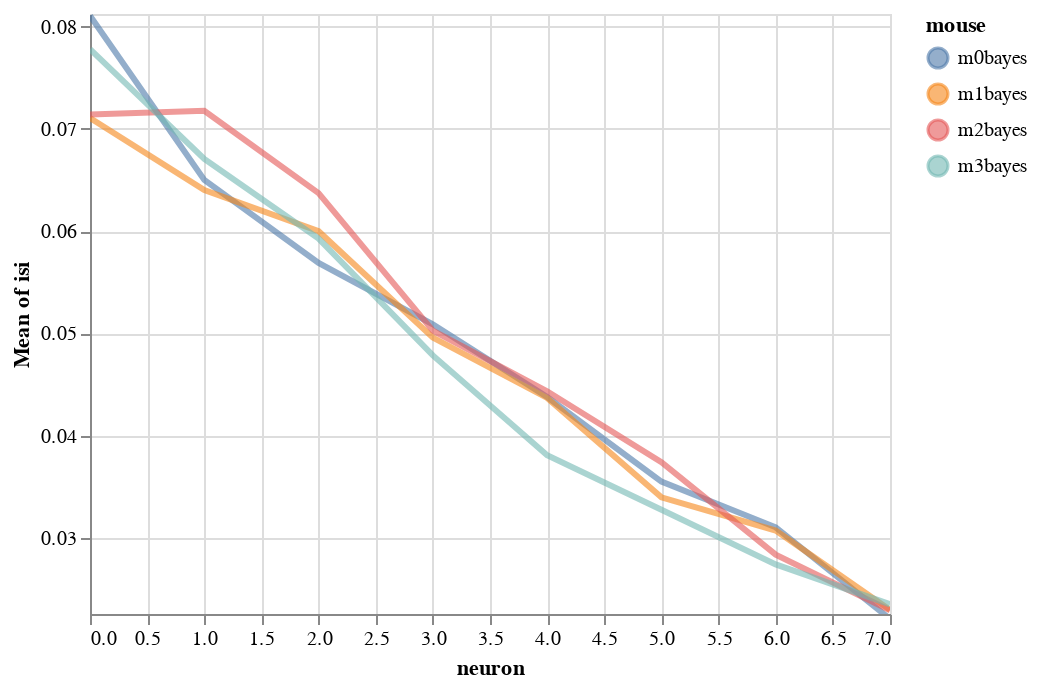

Notebook cell for this chart:
### Code cell
import altair as alt
y='isi'
color='mouse'
x='neuron'

base=alt.Chart(df).encode(
            x=x,
            color=f'{color}',
            y=alt.Y(f'mean({y})',
                    scale=alt.Scale(zero=False,
                                    domain=list(np.quantile(df[y], [.05, .95])))),
)
highlight = alt.selection(type='single', on='mouseover',
                          fields=[color], nearest=True)


lines=base.mark_line(clip=True, fill=None, opacity=.6, ).encode(
            size=alt.condition(~highlight, alt.value(1), alt.value(3))
        )
points = base.mark_circle().encode(
    opacity=alt.value(0),
    #axis=alt.Axis(labels=False, tickCount=0, title='')
).add_selection(
    highlight
)

lines+points

### Figure 1 — Vega-Lite specification as saved in the notebook (floating-point values rounded to 4 significant figures)
{"config": {"view": {"continuousWidth": 400, "continuousHeight": 300}}, "layer": [{"mark": {"type": "line", "clip": true, "fill": null, "opacity": 0.6}, "encoding": {"color": {"type": "nominal", "field": "mouse"}, "size": {"condition": {"value": 1, "selection": {"not": "selector001"}}, "value": 3}, "x": {"type": "quantitative", "field": "neuron"}, "y": {"type": "quantitative", "aggregate": "mean", "field": "isi", "scale": {"domain": [0.02253, 0.08125], "zero": false}}}}, {"mark": "circle", "encoding": {"color": {"type": "nominal", "field": "mouse"}, "opacity": {"value": 0}, "x": {"type": "quantitative", "field": "neuron"}, "y": {"type": "quantitative", "aggregate": "mean", "field": "isi", "scale": {"domain": [0.02253, 0.08125], "zero": false}}}, "selection": {"selector001": {"type": "single", "on": "mouseover", "fields": ["mouse"], "nearest": true}}}], "data": {"name": "data-fc0217c100a1621048d71b1c301834db"}, "$schema": "https://vega.github.io/schema/vega-lite/v4.8.1.json", "datasets": {"data-fc0217c100a1621048d71b1c301834db": [{"mouse_code": 0, "neuron_code": 0, "i_trial": 0, "neuron_x_mouse": "0m0bayes", "neuron": 0, "stim": 0, "mouse": "m0bayes", "log_firing_rate": 1.684, "Firing rate": 48.35, "firing_rate": 48.35, "i_spike": 37.5, "isi": 0.09316, "log_isi": -1.031}, {"mouse_code": 0, "neuron_code": 0, "i_trial": 0, "neuron_x_mouse": "0m0bayes", "neuron": 0, "stim": 1, "mouse": "m0bayes", "log_firing_rate": 1.538, "Firing rate": 34.52, "firing_rate": 34.52, "i_spike": 43.0, "isi": 0.0806, "log_isi": -1.094}, {"mouse_code": 0, "neuron_code": 0, "i_trial": 1, "neuron_x_mouse": "0m0bayes", "neuron": 0, "stim": 0, "mouse": "m0bayes", "log_firing_rate": 1.64, "Firing rate": 43.67, "firing_rate": 43.67, "i_spike": 45.5, "isi": 0.07546, "log_isi": -1.122}, {"mouse_code": 0, "neuron_code": 0, "i_trial": 1, "neuron_x_mouse": "0m0bayes", "neuron": 0, "stim": 1, "mouse": "m0bayes", "log_firing_rate": 1.881, "Firing rate": 76.03, "firing_rate": 76.03, "i_spike": 46.0, "isi": 0.07509, "log_isi": -1.124}, {"mouse_code": 0, "neuron_code": 4, "i_trial": 0, "neuron_x_mouse": "1m0bayes", "neuron": 1, "stim": 0, "mouse": "m0bayes", "log_firing_rate": 1.97, "Firing rate": 93.39, "firing_rate": 93.39, "i_spike": 59.0, "isi": 0.05946, "log_isi": -1.226}, {"mouse_code": 0, "neuron_code": 4, "i_trial": 0, "neuron_x_mouse": "1m0bayes", "neuron": 1, "stim": 1, "mouse": "m0bayes", "log_firing_rate": 1.805, "Firing rate": 63.89, "firing_rate": 63.89, "i_spike": 54.0, "isi": 0.06529, "log_isi": -1.185}, {"mouse_code": 0, "neuron_code": 4, "i_trial": 1, "neuron_x_mouse": "1m0bayes", "neuron": 1, "stim": 0, "mouse": "m0bayes", "log_firing_rate": 2.129, "Firing rate": 134.5, "firing_rate": 134.5, "i_spike": 48.5, "isi": 0.07226, "log_isi": -1.141}, {"mouse_code": 0, "neuron_code": 4, "i_trial": 1, "neuron_x_mouse": "1m0bayes", "neuron": 1, "stim": 1, "mouse": "m0bayes", "log_firing_rate": 1.922, "Firing rate": 83.47, "firing_rate": 83.47, "i_spike": 55.0, "isi": 0.06303, "log_isi": -1.2}, {"mouse_code": 0, "neuron_code": 8, "i_trial": 0, "neuron_x_mouse": "2m0bayes", "neuron": 2, "stim": 0, "mouse": "m0bayes", "log_firing_rate": 2.055, "Firing rate": 113.6, "firing_rate": 113.6, "i_spike": 47.0, "isi": 0.07133, "log_isi": -1.147}, {"mouse_code": 0, "neuron_code": 8, "i_trial": 0, "neuron_x_mouse": "2m0bayes", "neuron": 2, "stim": 1, "mouse": "m0bayes", "log_firing_rate": 2.042, "Firing rate": 110.1, "firing_rate": 110.1, "i_spike": 72.0, "isi": 0.04854, "log_isi": -1.314}, {"mouse_code": 0, "neuron_code": 8, "i_trial": 1, "neuron_x_mouse": "2m0bayes", "neuron": 2, "stim": 0, "mouse": "m0bayes", "log_firing_rate": 2.479, "Firing rate": 301.2, "firing_rate": 301.2, "i_spike": 62.5, "isi": 0.05448, "log_isi": -1.264}, {"mouse_code": 0, "neuron_code": 8, "i_trial": 1, "neuron_x_mouse": "2m0bayes", "neuron": 2, "stim": 1, "mouse": "m0bayes", "log_firing_rate": 2.15, "Firing rate": 141.2, "firing_rate": 141.2, "i_spike": 65.0, "isi": 0.05326, "log_isi": -1.274}, {"mouse_code": 0, "neuron_code": 12, "i_trial": 0, "neuron_x_mouse": "3m0bayes", "neuron": 3, "stim": 0, "mouse": "m0bayes", "log_firing_rate": 2.115, "Firing rate": 130.3, "firing_rate": 130.3, "i_spike": 65.5, "isi": 0.05326, "log_isi": -1.274}, {"mouse_code": 0, "neuron_code": 12, "i_trial": 0, "neuron_x_mouse": "3m0bayes", "neuron": 3, "stim": 1, "mouse": "m0bayes", "log_firing_rate": 2.087, "Firing rate": 122.2, "firing_rate": 122.2, "i_spike": 74.0, "isi": 0.04707, "log_isi": -1.327}, {"mouse_code": 0, "neuron_code": 12, "i_trial": 1, "neuron_x_mouse": "3m0bayes", "neuron": 3, "stim": 0, "mouse": "m0bayes", "log_firing_rate": 1.861, "Firing rate": 72.55, "firing_rate": 72.55, "i_spike": 63.5, "isi": 0.05518, "log_isi": -1.258}, {"mouse_code": 0, "neuron_code": 12, "i_trial": 1, "neuron_x_mouse": "3m0bayes", "neuron": 3, "stim": 1, "mouse": "m0bayes", "log_firing_rate": 1.936, "Firing rate": 86.25, "firing_rate": 86.25, "i_spike": 73.0, "isi": 0.04802, "log_isi": -1.319}, {"mouse_code": 0, "neuron_code": 16, "i_trial": 0, "neuron_x_mouse": "4m0bayes", "neuron": 4, "stim": 0, "mouse": "m0bayes", "log_firing_rate": 2.031, "Firing rate": 107.3, "firing_rate": 107.3, "i_spike": 74.5, "isi": 0.04618, "log_isi": -1.336}, {"mouse_code": 0, "neuron_code": 16, "i_trial": 0, "neuron_x_mouse": "4m0bayes", "neuron": 4, "stim": 1, "mouse": "m0bayes", "log_firing_rate": 2.037, "Firing rate": 108.8, "firing_rate": 108.8, "i_spike": 72.0, "isi": 0.04805, "log_isi": -1.318}, {"mouse_code": 0, "neuron_code": 16, "i_trial": 1, "neuron_x_mouse": "4m0bayes", "neuron": 4, "stim": 0, "mouse": "m0bayes", "log_firing_rate": 2.286, "Firing rate": 193.0, "firing_rate": 193.0, "i_spike": 89.0, "isi": 0.03885, "log_isi": -1.411}, {"mouse_code": 0, "neuron_code": 16, "i_trial": 1, "neuron_x_mouse": "4m0bayes", "neuron": 4, "stim": 1, "mouse": "m0bayes", "log_firing_rate": 2.037, "Firing rate": 108.9, "firing_rate": 108.9, "i_spike": 83.5, "isi": 0.04199, "log_isi": -1.377}, {"mouse_code": 0, "neuron_code": 20, "i_trial": 0, "neuron_x_mouse": "5m0bayes", "neuron": 5, "stim": 0, "mouse": "m0bayes", "log_firing_rate": 2.117, "Firing rate": 131.1, "firing_rate": 131.1, "i_spike": 88.0, "isi": 0.03984, "log_isi": -1.4}, {"mouse_code": 0, "neuron_code": 20, "i_trial": 0, "neuron_x_mouse": "5m0bayes", "neuron": 5, "stim": 1, "mouse": "m0bayes", "log_firing_rate": 2.129, "Firing rate": 134.7, "firing_rate": 134.7, "i_spike": 101.5, "isi": 0.03439, "log_isi": -1.464}, {"mouse_code": 0, "neuron_code": 20, "i_trial": 1, "neuron_x_mouse": "5m0bayes", "neuron": 5, "stim": 0, "mouse": "m0bayes", "log_firing_rate": 2.355, "Firing rate": 226.5, "firing_rate": 226.5, "i_spike": 113.5, "isi": 0.03054, "log_isi": -1.515}, {"mouse_code": 0, "neuron_code": 20, "i_trial": 1, "neuron_x_mouse": "5m0bayes", "neuron": 5, "stim": 1, "mouse": "m0bayes", "log_firing_rate": 2.794, "Firing rate": 622.8, "firing_rate": 622.8, "i_spike": 94.0, "isi": 0.0372, "log_isi": -1.43}, {"mouse_code": 0, "neuron_code": 24, "i_trial": 0, "neuron_x_mouse": "6m0bayes", "neuron": 6, "stim": 0, "mouse": "m0bayes", "log_firing_rate": 2.013, "Firing rate": 103.1, "firing_rate": 103.1, "i_spike": 105.5, "isi": 0.03326, "log_isi": -1.478}, {"mouse_code": 0, "neuron_code": 24, "i_trial": 0, "neuron_x_mouse": "6m0bayes", "neuron": 6, "stim": 1, "mouse": "m0bayes", "log_firing_rate": 2.946, "Firing rate": 882.2, "firing_rate": 882.2, "i_spike": 119.5, "isi": 0.02917, "log_isi": -1.535}, {"mouse_code": 0, "neuron_code": 24, "i_trial": 1, "neuron_x_mouse": "6m0bayes", "neuron": 6, "stim": 0, "mouse": "m0bayes", "log_firing_rate": 2.692, "Firing rate": 492.0, "firing_rate": 492.0, "i_spike": 114.0, "isi": 0.03045, "log_isi": -1.516}, {"mouse_code": 0, "neuron_code": 24, "i_trial": 1, "neuron_x_mouse": "6m0bayes", "neuron": 6, "stim": 1, "mouse": "m0bayes", "log_firing_rate": 2.625, "Firing rate": 421.2, "firing_rate": 421.2, "i_spike": 112.0, "isi": 0.03119, "log_isi": -1.506}, {"mouse_code": 0, "neuron_code": 28, "i_trial": 0, "neuron_x_mouse": "7m0bayes", "neuron": 7, "stim": 0, "mouse": "m0bayes", "log_firing_rate": 2.86, "Firing rate": 724.6, "firing_rate": 724.6, "i_spike": 152.0, "isi": 0.02301, "log_isi": -1.638}, {"mouse_code": 0, "neuron_code": 28, "i_trial": 0, "neuron_x_mouse": "7m0bayes", "neuron": 7, "stim": 1, "mouse": "m0bayes", "log_firing_rate": 2.449, "Firing rate": 280.9, "firing_rate": 280.9, "i_spike": 163.5, "isi": 0.02134, "log_isi": -1.671}, {"mouse_code": 0, "neuron_code": 28, "i_trial": 1, "neuron_x_mouse": "7m0bayes", "neuron": 7, "stim": 0, "mouse": "m0bayes", "log_firing_rate": 2.439, "Firing rate": 275.1, "firing_rate": 275.1, "i_spike": 156.0, "isi": 0.02242, "log_isi": -1.649}, {"mouse_code": 0, "neuron_code": 28, "i_trial": 1, "neuron_x_mouse": "7m0bayes", "neuron": 7, "stim": 1, "mouse": "m0bayes", "log_firing_rate": 2.238, "Firing rate": 172.8, "firing_rate": 172.8, "i_spike": 162.0, "isi": 0.02142, "log_isi": -1.669}, {"mouse_code": 1, "neuron_code": 1, "i_trial": 0, "neuron_x_mouse": "0m1bayes", "neuron": 0, "stim": 0, "mouse": "m1bayes", "log_firing_rate": 1.81, "Firing rate": 64.63, "firing_rate": 64.63, "i_spike": 47.5, "isi": 0.07403, "log_isi": -1.131}, {"mouse_code": 1, "neuron_code": 1, "i_trial": 0, "neuron_x_mouse": "0m1bayes", "neuron": 0, "stim": 1, "mouse": "m1bayes", "log_firing_rate": 1.971, "Firing rate": 93.55, "firing_rate": 93.55, "i_spike": 47.5, "isi": 0.07048, "log_isi": -1.152}, {"mouse_code": 1, "neuron_code": 1, "i_trial": 1, "neuron_x_mouse": "0m1bayes", "neuron": 0, "stim": 0, "mouse": "m1bayes", "log_firing_rate": 1.832, "Firing rate": 67.87, "firing_rate": 67.87, "i_spike": 45.0, "isi": 0.0777, "log_isi": -1.11}, {"mouse_code": 1, "neuron_code": 1, "i_trial": 1, "neuron_x_mouse": "0m1bayes", "neuron": 0, "stim": 1, "mouse": "m1bayes", "log_firing_rate": 1.909, "Firing rate": 81.04, "firing_rate": 81.04, "i_spike": 56.5, "isi": 0.0621, "log_isi": -1.207}, {"mouse_code": 1, "neuron_code": 5, "i_trial": 0, "neuron_x_mouse": "1m1bayes", "neuron": 1, "stim": 0, "mouse": "m1bayes", "log_firing_rate": 1.685, "Firing rate": 48.44, "firing_rate": 48.44, "i_spike": 52.5, "isi": 0.06634, "log_isi": -1.178}, {"mouse_code": 1, "neuron_code": 5, "i_trial": 0, "neuron_x_mouse": "1m1bayes", "neuron": 1, "stim": 1, "mouse": "m1bayes", "log_firing_rate": 2.449, "Firing rate": 281.1, "firing_rate": 281.1, "i_spike": 56.5, "isi": 0.06152, "log_isi": -1.211}, {"mouse_code": 1, "neuron_code": 5, "i_trial": 1, "neuron_x_mouse": "1m1bayes", "neuron": 1, "stim": 0, "mouse": "m1bayes", "log_firing_rate": 1.699, "Firing rate": 50.05, "firing_rate": 50.05, "i_spike": 49.0, "isi": 0.07009, "log_isi": -1.154}, {"mouse_code": 1, "neuron_code": 5, "i_trial": 1, "neuron_x_mouse": "1m1bayes", "neuron": 1, "stim": 1, "mouse": "m1bayes", "log_firing_rate": 2.416, "Firing rate": 260.9, "firing_rate": 260.9, "i_spike": 60.5, "isi": 0.05816, "log_isi": -1.235}, {"mouse_code": 1, "neuron_code": 9, "i_trial": 0, "neuron_x_mouse": "2m1bayes", "neuron": 2, "stim": 0, "mouse": "m1bayes", "log_firing_rate": 1.881, "Firing rate": 76.1, "firing_rate": 76.1, "i_spike": 55.5, "isi": 0.06279, "log_isi": -1.202}, {"mouse_code": 1, "neuron_code": 9, "i_trial": 0, "neuron_x_mouse": "2m1bayes", "neuron": 2, "stim": 1, "mouse": "m1bayes", "log_firing_rate": 1.91, "Firing rate": 81.23, "firing_rate": 81.23, "i_spike": 67.5, "isi": 0.04993, "log_isi": -1.302}, {"mouse_code": 1, "neuron_code": 9, "i_trial": 1, "neuron_x_mouse": "2m1bayes", "neuron": 2, "stim": 0, "mouse": "m1bayes", "log_firing_rate": 2.226, "Firing rate": 168.3, "firing_rate": 168.3, "i_spike": 54.5, "isi": 0.06467, "log_isi": -1.189}, {"mouse_code": 1, "neuron_code": 9, "i_trial": 1, "neuron_x_mouse": "2m1bayes", "neuron": 2, "stim": 1, "mouse": "m1bayes", "log_firing_rate": 2.044, "Firing rate": 110.7, "firing_rate": 110.7, "i_spike": 56.0, "isi": 0.06261, "log_isi": -1.203}, {"mouse_code": 1, "neuron_code": 13, "i_trial": 0, "neuron_x_mouse": "3m1bayes", "neuron": 3, "stim": 0, "mouse": "m1bayes", "log_firing_rate": 1.827, "Firing rate": 67.14, "firing_rate": 67.14, "i_spike": 65.5, "isi": 0.05369, "log_isi": -1.27}, {"mouse_code": 1, "neuron_code": 13, "i_trial": 0, "neuron_x_mouse": "3m1bayes", "neuron": 3, "stim": 1, "mouse": "m1bayes", "log_firing_rate": 1.985, "Firing rate": 96.53, "firing_rate": 96.53, "i_spike": 77.5, "isi": 0.04532, "log_isi": -1.344}, {"mouse_code": 1, "neuron_code": 13, "i_trial": 1, "neuron_x_mouse": "3m1bayes", "neuron": 3, "stim": 0, "mouse": "m1bayes", "log_firing_rate": 3.036, "Firing rate": 1087.0, "firing_rate": 1087.0, "i_spike": 75.0, "isi": 0.04556, "log_isi": -1.341}, {"mouse_code": 1, "neuron_code": 13, "i_trial": 1, "neuron_x_mouse": "3m1bayes", "neuron": 3, "stim": 1, "mouse": "m1bayes", "log_firing_rate": 2.011, "Firing rate": 102.6, "firing_rate": 102.6, "i_spike": 64.5, "isi": 0.05377, "log_isi": -1.269}, {"mouse_code": 1, "neuron_code": 17, "i_trial": 0, "neuron_x_mouse": "4m1bayes", "neuron": 4, "stim": 0, "mouse": "m1bayes", "log_firing_rate": 1.899, "Firing rate": 79.32, "firing_rate": 79.32, "i_spike": 84.5, "isi": 0.04146, "log_isi": -1.382}, {"mouse_code": 1, "neuron_code": 17, "i_trial": 0, "neuron_x_mouse": "4m1bayes", "neuron": 4, "stim": 1, "mouse": "m1bayes", "log_firing_rate": 1.987, "Firing rate": 96.99, "firing_rate": 96.99, "i_spike": 94.0, "isi": 0.03732, "log_isi": -1.428}, {"mouse_code": 1, "neuron_code": 17, "i_trial": 1, "neuron_x_mouse": "4m1bayes", "neuron": 4, "stim": 0, "mouse": "m1bayes", "log_firing_rate": 2.07, "Firing rate": 117.5, "firing_rate": 117.5, "i_spike": 66.5, "isi": 0.05218, "log_isi": -1.282}, {"mouse_code": 1, "neuron_code": 17, "i_trial": 1, "neuron_x_mouse": "4m1bayes", "neuron": 4, "stim": 1, "mouse": "m1bayes", "log_firing_rate": 1.947, "Firing rate": 88.46, "firing_rate": 88.46, "i_spike": 79.5, "isi": 0.04376, "log_isi": -1.359}, {"mouse_code": 1, "neuron_code": 21, "i_trial": 0, "neuron_x_mouse": "5m1bayes", "neuron": 5, "stim": 0, "mouse": "m1bayes", "log_firing_rate": 2.184, "Firing rate": 152.8, "firing_rate": 152.8, "i_spike": 117.0, "isi": 0.02969, "log_isi": -1.527}, {"mouse_code": 1, "neuron_code": 21, "i_trial": 0, "neuron_x_mouse": "5m1bayes", "neuron": 5, "stim": 1, "mouse": "m1bayes", "log_firing_rate": 2.299, "Firing rate": 198.9, "firing_rate": 198.9, "i_spike": 93.5, "isi": 0.03739, "log_isi": -1.427}, {"mouse_code": 1, "neuron_code": 21, "i_trial": 1, "neuron_x_mouse": "5m1bayes", "neuron": 5, "stim": 0, "mouse": "m1bayes", "log_firing_rate": 2.784, "Firing rate": 608.7, "firing_rate": 608.7, "i_spike": 114.5, "isi": 0.03037, "log_isi": -1.518}, {"mouse_code": 1, "neuron_code": 21, "i_trial": 1, "neuron_x_mouse": "5m1bayes", "neuron": 5, "stim": 1, "mouse": "m1bayes", "log_firing_rate": 2.09, "Firing rate": 122.9, "firing_rate": 122.9, "i_spike": 91.5, "isi": 0.03834, "log_isi": -1.416}, {"mouse_code": 1, "neuron_code": 25, "i_trial": 0, "neuron_x_mouse": "6m1bayes", "neuron": 6, "stim": 0, "mouse": "m1bayes", "log_firing_rate": 2.237, "Firing rate": 172.6, "firing_rate": 172.6, "i_spike": 135.5, "isi": 0.0257, "log_isi": -1.59}, {"mouse_code": 1, "neuron_code": 25, "i_trial": 0, "neuron_x_mouse": "6m1bayes", "neuron": 6, "stim": 1, "mouse": "m1bayes", "log_firing_rate": 2.49, "Firing rate": 308.9, "firing_rate": 308.9, "i_spike": 118.5, "isi": 0.02956, "log_isi": -1.529}, {"mouse_code": 1, "neuron_code": 25, "i_trial": 1, "neuron_x_mouse": "6m1bayes", "neuron": 6, "stim": 0, "mouse": "m1bayes", "log_firing_rate": 2.347, "Firing rate": 222.2, "firing_rate": 222.2, "i_spike": 106.5, "isi": 0.03294, "log_isi": -1.482}, {"mouse_code": 1, "neuron_code": 25, "i_trial": 1, "neuron_x_mouse": "6m1bayes", "neuron": 6, "stim": 1, "mouse": "m1bayes", "log_firing_rate": 2.628, "Firing rate": 424.9, "firing_rate": 424.9, "i_spike": 100.5, "isi": 0.03461, "log_isi": -1.461}, {"mouse_code": 1, "neuron_code": 29, "i_trial": 0, "neuron_x_mouse": "7m1bayes", "neuron": 7, "stim": 0, "mouse": "m1bayes", "log_firing_rate": 2.301, "Firing rate": 200.0, "firing_rate": 200.0, "i_spike": 151.0, "isi": 0.02321, "log_isi": -1.634}, {"mouse_code": 1, "neuron_code": 29, "i_trial": 0, "neuron_x_mouse": "7m1bayes", "neuron": 7, "stim": 1, "mouse": "m1bayes", "log_firing_rate": 2.349, "Firing rate": 223.4, "firing_rate": 223.4, "i_spike": 161.5, "isi": 0.02168, "log_isi": -1.664}, {"mouse_code": 1, "neuron_code": 29, "i_trial": 1, "neuron_x_mouse": "7m1bayes", "neuron": 7, "stim": 0, "mouse": "m1bayes", "log_firing_rate": 2.613, "Firing rate": 410.3, "firing_rate": 410.3, "i_spike": 142.5, "isi": 0.02439, "log_isi": -1.613}, {"mouse_code": 1, "neuron_code": 29, "i_trial": 1, "neuron_x_mouse": "7m1bayes", "neuron": 7, "stim": 1, "mouse": "m1bayes", "log_firing_rate": 2.603, "Firing rate": 400.9, "firing_rate": 400.9, "i_spike": 155.5, "isi": 0.0225, "log_isi": -1.648}, {"mouse_code": 2, "neuron_code": 2, "i_trial": 0, "neuron_x_mouse": "0m2bayes", "neuron": 0, "stim": 0, "mouse": "m2bayes", "log_firing_rate": 1.885, "Firing rate": 76.79, "firing_rate": 76.79, "i_spike": 53.5, "isi": 0.06496, "log_isi": -1.187}, {"mouse_code": 2, "neuron_code": 2, "i_trial": 0, "neuron_x_mouse": "0m2bayes", "neuron": 0, "stim": 1, "mouse": "m2bayes", "log_firing_rate": 1.682, "Firing rate": 48.03, "firing_rate": 48.03, "i_spike": 52.0, "isi": 0.06426, "log_isi": -1.192}, {"mouse_code": 2, "neuron_code": 2, "i_trial": 1, "neuron_x_mouse": "0m2bayes", "neuron": 0, "stim": 0, "mouse": "m2bayes", "log_firing_rate": 1.603, "Firing rate": 40.11, "firing_rate": 40.11, "i_spike": 47.0, "isi": 0.07369, "log_isi": -1.133}, {"mouse_code": 2, "neuron_code": 2, "i_trial": 1, "neuron_x_mouse": "0m2bayes", "neuron": 0, "stim": 1, "mouse": "m2bayes", "log_firing_rate": 1.997, "Firing rate": 99.35, "firing_rate": 99.35, "i_spike": 41.5, "isi": 0.08282, "log_isi": -1.082}, {"mouse_code": 2, "neuron_code": 6, "i_trial": 0, "neuron_x_mouse": "1m2bayes", "neuron": 1, "stim": 0, "mouse": "m2bayes", "log_firing_rate": 1.875, "Firing rate": 74.99, "firing_rate": 74.99, "i_spike": 55.5, "isi": 0.06317, "log_isi": -1.199}, {"mouse_code": 2, "neuron_code": 6, "i_trial": 0, "neuron_x_mouse": "1m2bayes", "neuron": 1, "stim": 1, "mouse": "m2bayes", "log_firing_rate": 1.716, "Firing rate": 52.03, "firing_rate": 52.03, "i_spike": 43.0, "isi": 0.08161, "log_isi": -1.088}, {"mouse_code": 2, "neuron_code": 6, "i_trial": 1, "neuron_x_mouse": "1m2bayes", "neuron": 1, "stim": 0, "mouse": "m2bayes", "log_firing_rate": 2.163, "Firing rate": 145.7, "firing_rate": 145.7, "i_spike": 48.5, "isi": 0.07178, "log_isi": -1.144}, {"mouse_code": 2, "neuron_code": 6, "i_trial": 1, "neuron_x_mouse": "1m2bayes", "neuron": 1, "stim": 1, "mouse": "m2bayes", "log_firing_rate": 1.844, "Firing rate": 69.81, "firing_rate": 69.81, "i_spike": 47.0, "isi": 0.07056, "log_isi": -1.151}, {"mouse_code": 2, "neuron_code": 10, "i_trial": 0, "neuron_x_mouse": "2m2bayes", "neuron": 2, "stim": 0, "mouse": "m2bayes", "log_firing_rate": 1.631, "Firing rate": 42.71, "firing_rate": 42.71, "i_spike": 48.5, "isi": 0.07245, "log_isi": -1.14}, {"mouse_code": 2, "neuron_code": 10, "i_trial": 0, "neuron_x_mouse": "2m2bayes", "neuron": 2, "stim": 1, "mouse": "m2bayes", "log_firing_rate": 2.6, "Firing rate": 398.2, "firing_rate": 398.2, "i_spike": 64.5, "isi": 0.05274, "log_isi": -1.278}, {"mouse_code": 2, "neuron_code": 10, "i_trial": 1, "neuron_x_mouse": "2m2bayes", "neuron": 2, "stim": 0, "mouse": "m2bayes", "log_firing_rate": 1.825, "Firing rate": 66.82, "firing_rate": 66.82, "i_spike": 51.0, "isi": 0.06777, "log_isi": -1.169}, {"mouse_code": 2, "neuron_code": 10, "i_trial": 1, "neuron_x_mouse": "2m2bayes", "neuron": 2, "stim": 1, "mouse": "m2bayes", "log_firing_rate": 1.737, "Firing rate": 54.54, "firing_rate": 54.54, "i_spike": 56.0, "isi": 0.06192, "log_isi": -1.208}, {"mouse_code": 2, "neuron_code": 14, "i_trial": 0, "neuron_x_mouse": "3m2bayes", "neuron": 3, "stim": 0, "mouse": "m2bayes", "log_firing_rate": 2.176, "Firing rate": 150.0, "firing_rate": 150.0, "i_spike": 71.0, "isi": 0.04941, "log_isi": -1.306}, {"mouse_code": 2, "neuron_code": 14, "i_trial": 0, "neuron_x_mouse": "3m2bayes", "neuron": 3, "stim": 1, "mouse": "m2bayes", "log_firing_rate": 2.298, "Firing rate": 198.5, "firing_rate": 198.5, "i_spike": 75.5, "isi": 0.04619, "log_isi": -1.335}, {"mouse_code": 2, "neuron_code": 14, "i_trial": 1, "neuron_x_mouse": "3m2bayes", "neuron": 3, "stim": 0, "mouse": "m2bayes", "log_firing_rate": 1.868, "Firing rate": 73.75, "firing_rate": 73.75, "i_spike": 64.5, "isi": 0.05381, "log_isi": -1.269}, {"mouse_code": 2, "neuron_code": 14, "i_trial": 1, "neuron_x_mouse": "3m2bayes", "neuron": 3, "stim": 1, "mouse": "m2bayes", "log_firing_rate": 2.028, "Firing rate": 106.7, "firing_rate": 106.7, "i_spike": 68.0, "isi": 0.05165, "log_isi": -1.287}, {"mouse_code": 2, "neuron_code": 18, "i_trial": 0, "neuron_x_mouse": "4m2bayes", "neuron": 4, "stim": 0, "mouse": "m2bayes", "log_firing_rate": 2.308, "Firing rate": 203.0, "firing_rate": 203.0, "i_spike": 88.5, "isi": 0.0394, "log_isi": -1.404}, {"mouse_code": 2, "neuron_code": 18, "i_trial": 0, "neuron_x_mouse": "4m2bayes", "neuron": 4, "stim": 1, "mouse": "m2bayes", "log_firing_rate": 1.919, "Firing rate": 82.89, "firing_rate": 82.89, "i_spike": 75.5, "isi": 0.04546, "log_isi": -1.342}, {"mouse_code": 2, "neuron_code": 18, "i_trial": 1, "neuron_x_mouse": "4m2bayes", "neuron": 4, "stim": 0, "mouse": "m2bayes", "log_firing_rate": 2.19, "Firing rate": 154.8, "firing_rate": 154.8, "i_spike": 69.5, "isi": 0.04902, "log_isi": -1.31}, {"mouse_code": 2, "neuron_code": 18, "i_trial": 1, "neuron_x_mouse": "4m2bayes", "neuron": 4, "stim": 1, "mouse": "m2bayes", "log_firing_rate": 2.486, "Firing rate": 306.2, "firing_rate": 306.2, "i_spike": 80.0, "isi": 0.04345, "log_isi": -1.362}, {"mouse_code": 2, "neuron_code": 22, "i_trial": 0, "neuron_x_mouse": "5m2bayes", "neuron": 5, "stim": 0, "mouse": "m2bayes", "log_firing_rate": 2.447, "Firing rate": 279.7, "firing_rate": 279.7, "i_spike": 90.0, "isi": 0.03842, "log_isi": -1.415}, {"mouse_code": 2, "neuron_code": 22, "i_trial": 0, "neuron_x_mouse": "5m2bayes", "neuron": 5, "stim": 1, "mouse": "m2bayes", "log_firing_rate": 2.195, "Firing rate": 156.6, "firing_rate": 156.6, "i_spike": 81.5, "isi": 0.04316, "log_isi": -1.365}, {"mouse_code": 2, "neuron_code": 22, "i_trial": 1, "neuron_x_mouse": "5m2bayes", "neuron": 5, "stim": 0, "mouse": "m2bayes", "log_firing_rate": 2.111, "Firing rate": 129.0, "firing_rate": 129.0, "i_spike": 89.5, "isi": 0.03918, "log_isi": -1.407}, {"mouse_code": 2, "neuron_code": 22, "i_trial": 1, "neuron_x_mouse": "5m2bayes", "neuron": 5, "stim": 1, "mouse": "m2bayes", "log_firing_rate": 2.937, "Firing rate": 864.8, "firing_rate": 864.8, "i_spike": 121.0, "isi": 0.0288, "log_isi": -1.541}, {"mouse_code": 2, "neuron_code": 26, "i_trial": 0, "neuron_x_mouse": "6m2bayes", "neuron": 6, "stim": 0, "mouse": "m2bayes", "log_firing_rate": 2.269, "Firing rate": 185.8, "firing_rate": 185.8, "i_spike": 127.5, "isi": 0.0274, "log_isi": -1.562}, {"mouse_code": 2, "neuron_code": 26, "i_trial": 0, "neuron_x_mouse": "6m2bayes", "neuron": 6, "stim": 1, "mouse": "m2bayes", "log_firing_rate": 2.756, "Firing rate": 570.6, "firing_rate": 570.6, "i_spike": 115.5, "isi": 0.03036, "log_isi": -1.518}, {"mouse_code": 2, "neuron_code": 26, "i_trial": 1, "neuron_x_mouse": "6m2bayes", "neuron": 6, "stim": 0, "mouse": "m2bayes", "log_firing_rate": 2.591, "Firing rate": 390.1, "firing_rate": 390.1, "i_spike": 139.5, "isi": 0.02499, "log_isi": -1.602}, {"mouse_code": 2, "neuron_code": 26, "i_trial": 1, "neuron_x_mouse": "6m2bayes", "neuron": 6, "stim": 1, "mouse": "m2bayes", "log_firing_rate": 2.595, "Firing rate": 393.2, "firing_rate": 393.2, "i_spike": 113.0, "isi": 0.03063, "log_isi": -1.514}, {"mouse_code": 2, "neuron_code": 30, "i_trial": 0, "neuron_x_mouse": "7m2bayes", "neuron": 7, "stim": 0, "mouse": "m2bayes", "log_firing_rate": 2.438, "Firing rate": 273.9, "firing_rate": 273.9, "i_spike": 166.0, "isi": 0.0211, "log_isi": -1.676}, {"mouse_code": 2, "neuron_code": 30, "i_trial": 0, "neuron_x_mouse": "7m2bayes", "neuron": 7, "stim": 1, "mouse": "m2bayes", "log_firing_rate": 3.164, "Firing rate": 1460.0, "firing_rate": 1460.0, "i_spike": 144.0, "isi": 0.02412, "log_isi": -1.618}, {"mouse_code": 2, "neuron_code": 30, "i_trial": 1, "neuron_x_mouse": "7m2bayes", "neuron": 7, "stim": 0, "mouse": "m2bayes", "log_firing_rate": 2.57, "Firing rate": 372.0, "firing_rate": 372.0, "i_spike": 150.5, "isi": 0.02315, "log_isi": -1.635}, {"mouse_code": 2, "neuron_code": 30, "i_trial": 1, "neuron_x_mouse": "7m2bayes", "neuron": 7, "stim": 1, "mouse": "m2bayes", "log_firing_rate": 2.248, "Firing rate": 177.1, "firing_rate": 177.1, "i_spike": 151.5, "isi": 0.02318, "log_isi": -1.635}, {"mouse_code": 3, "neuron_code": 3, "i_trial": 0, "neuron_x_mouse": "0m3bayes", "neuron": 0, "stim": 0, "mouse": "m3bayes", "log_firing_rate": 1.689, "Firing rate": 48.86, "firing_rate": 48.86, "i_spike": 38.5, "isi": 0.09099, "log_isi": -1.041}, {"mouse_code": 3, "neuron_code": 3, "i_trial": 0, "neuron_x_mouse": "0m3bayes", "neuron": 0, "stim": 1, "mouse": "m3bayes", "log_firing_rate": 1.948, "Firing rate": 88.65, "firing_rate": 88.65, "i_spike": 55.5, "isi": 0.06312, "log_isi": -1.2}, {"mouse_code": 3, "neuron_code": 3, "i_trial": 1, "neuron_x_mouse": "0m3bayes", "neuron": 0, "stim": 0, "mouse": "m3bayes", "log_firing_rate": 1.839, "Firing rate": 69.05, "firing_rate": 69.05, "i_spike": 36.5, "isi": 0.09558, "log_isi": -1.02}, {"mouse_code": 3, "neuron_code": 3, "i_trial": 1, "neuron_x_mouse": "0m3bayes", "neuron": 0, "stim": 1, "mouse": "m3bayes", "log_firing_rate": 2.225, "Firing rate": 168.1, "firing_rate": 168.1, "i_spike": 57.0, "isi": 0.06158, "log_isi": -1.211}, {"mouse_code": 3, "neuron_code": 7, "i_trial": 0, "neuron_x_mouse": "1m3bayes", "neuron": 1, "stim": 0, "mouse": "m3bayes", "log_firing_rate": 1.871, "Firing rate": 74.35, "firing_rate": 74.35, "i_spike": 49.0, "isi": 0.07122, "log_isi": -1.147}, {"mouse_code": 3, "neuron_code": 7, "i_trial": 0, "neuron_x_mouse": "1m3bayes", "neuron": 1, "stim": 1, "mouse": "m3bayes", "log_firing_rate": 1.941, "Firing rate": 87.35, "firing_rate": 87.35, "i_spike": 60.5, "isi": 0.05701, "log_isi": -1.244}, {"mouse_code": 3, "neuron_code": 7, "i_trial": 1, "neuron_x_mouse": "1m3bayes", "neuron": 1, "stim": 0, "mouse": "m3bayes", "log_firing_rate": 2.01, "Firing rate": 102.4, "firing_rate": 102.4, "i_spike": 42.0, "isi": 0.08249, "log_isi": -1.084}, {"mouse_code": 3, "neuron_code": 7, "i_trial": 1, "neuron_x_mouse": "1m3bayes", "neuron": 1, "stim": 1, "mouse": "m3bayes", "log_firing_rate": 2.269, "Firing rate": 185.8, "firing_rate": 185.8, "i_spike": 59.0, "isi": 0.05758, "log_isi": -1.24}, {"mouse_code": 3, "neuron_code": 11, "i_trial": 0, "neuron_x_mouse": "2m3bayes", "neuron": 2, "stim": 0, "mouse": "m3bayes", "log_firing_rate": 1.907, "Firing rate": 80.71, "firing_rate": 80.71, "i_spike": 58.5, "isi": 0.06025, "log_isi": -1.22}, {"mouse_code": 3, "neuron_code": 11, "i_trial": 0, "neuron_x_mouse": "2m3bayes", "neuron": 2, "stim": 1, "mouse": "m3bayes", "log_firing_rate": 2.045, "Firing rate": 111.0, "firing_rate": 111.0, "i_spike": 71.5, "isi": 0.04902, "log_isi": -1.31}, {"mouse_code": 3, "neuron_code": 11, "i_trial": 1, "neuron_x_mouse": "2m3bayes", "neuron": 2, "stim": 0, "mouse": "m3bayes", "log_firing_rate": 1.64, "Firing rate": 43.62, "firing_rate": 43.62, "i_spike": 42.5, "isi": 0.08243, "log_isi": -1.084}, {"mouse_code": 3, "neuron_code": 11, "i_trial": 1, "neuron_x_mouse": "2m3bayes", "neuron": 2, "stim": 1, "mouse": "m3bayes", "log_firing_rate": 1.91, "Firing rate": 81.25, "firing_rate": 81.25, "i_spike": 77.0, "isi": 0.04541, "log_isi": -1.343}, {"mouse_code": 3, "neuron_code": 15, "i_trial": 0, "neuron_x_mouse": "3m3bayes", "neuron": 3, "stim": 0, "mouse": "m3bayes", "log_firing_rate": 2.099, "Firing rate": 125.6, "firing_rate": 125.6, "i_spike": 74.0, "isi": 0.04663, "log_isi": -1.331}, {"mouse_code": 3, "neuron_code": 15, "i_trial": 0, "neuron_x_mouse": "3m3bayes", "neuron": 3, "stim": 1, "mouse": "m3bayes", "log_firing_rate": 1.972, "Firing rate": 93.85, "firing_rate": 93.85, "i_spike": 74.5, "isi": 0.04663, "log_isi": -1.331}, {"mouse_code": 3, "neuron_code": 15, "i_trial": 1, "neuron_x_mouse": "3m3bayes", "neuron": 3, "stim": 0, "mouse": "m3bayes", "log_firing_rate": 1.774, "Firing rate": 59.48, "firing_rate": 59.48, "i_spike": 61.0, "isi": 0.05633, "log_isi": -1.249}, {"mouse_code": 3, "neuron_code": 15, "i_trial": 1, "neuron_x_mouse": "3m3bayes", "neuron": 3, "stim": 1, "mouse": "m3bayes", "log_firing_rate": 2.295, "Firing rate": 197.2, "firing_rate": 197.2, "i_spike": 83.0, "isi": 0.04177, "log_isi": -1.379}, {"mouse_code": 3, "neuron_code": 19, "i_trial": 0, "neuron_x_mouse": "4m3bayes", "neuron": 4, "stim": 0, "mouse": "m3bayes", "log_firing_rate": 2.532, "Firing rate": 340.5, "firing_rate": 340.5, "i_spike": 82.5, "isi": 0.04195, "log_isi": -1.377}, {"mouse_code": 3, "neuron_code": 19, "i_trial": 0, "neuron_x_mouse": "4m3bayes", "neuron": 4, "stim": 1, "mouse": "m3bayes", "log_firing_rate": 2.322, "Firing rate": 210.1, "firing_rate": 210.1, "i_spike": 96.0, "isi": 0.03647, "log_isi": -1.438}, {"mouse_code": 3, "neuron_code": 19, "i_trial": 1, "neuron_x_mouse": "4m3bayes", "neuron": 4, "stim": 0, "mouse": "m3bayes", "log_firing_rate": 3.211, "Firing rate": 1625.0, "firing_rate": 1625.0, "i_spike": 86.5, "isi": 0.03984, "log_isi": -1.4}, {"mouse_code": 3, "neuron_code": 19, "i_trial": 1, "neuron_x_mouse": "4m3bayes", "neuron": 4, "stim": 1, "mouse": "m3bayes", "log_firing_rate": 2.141, "Firing rate": 138.5, "firing_rate": 138.5, "i_spike": 102.0, "isi": 0.03401, "log_isi": -1.468}, {"mouse_code": 3, "neuron_code": 23, "i_trial": 0, "neuron_x_mouse": "5m3bayes", "neuron": 5, "stim": 0, "mouse": "m3bayes", "log_firing_rate": 2.175, "Firing rate": 149.8, "firing_rate": 149.8, "i_spike": 99.0, "isi": 0.03514, "log_isi": -1.454}, {"mouse_code": 3, "neuron_code": 23, "i_trial": 0, "neuron_x_mouse": "5m3bayes", "neuron": 5, "stim": 1, "mouse": "m3bayes", "log_firing_rate": 2.29, "Firing rate": 195.0, "firing_rate": 195.0, "i_spike": 105.0, "isi": 0.03315, "log_isi": -1.48}, {"mouse_code": 3, "neuron_code": 23, "i_trial": 1, "neuron_x_mouse": "5m3bayes", "neuron": 5, "stim": 0, "mouse": "m3bayes", "log_firing_rate": 2.375, "Firing rate": 237.3, "firing_rate": 237.3, "i_spike": 123.0, "isi": 0.02837, "log_isi": -1.547}, {"mouse_code": 3, "neuron_code": 23, "i_trial": 1, "neuron_x_mouse": "5m3bayes", "neuron": 5, "stim": 1, "mouse": "m3bayes", "log_firing_rate": 2.015, "Firing rate": 103.5, "firing_rate": 103.5, "i_spike": 101.5, "isi": 0.03427, "log_isi": -1.465}, {"mouse_code": 3, "neuron_code": 27, "i_trial": 0, "neuron_x_mouse": "6m3bayes", "neuron": 6, "stim": 0, "mouse": "m3bayes", "log_firing_rate": 2.536, "Firing rate": 343.5, "firing_rate": 343.5, "i_spike": 132.0, "isi": 0.02644, "log_isi": -1.578}, {"mouse_code": 3, "neuron_code": 27, "i_trial": 0, "neuron_x_mouse": "6m3bayes", "neuron": 6, "stim": 1, "mouse": "m3bayes", "log_firing_rate": 2.163, "Firing rate": 145.5, "firing_rate": 145.5, "i_spike": 129.5, "isi": 0.02699, "log_isi": -1.569}, {"mouse_code": 3, "neuron_code": 27, "i_trial": 1, "neuron_x_mouse": "6m3bayes", "neuron": 6, "stim": 0, "mouse": "m3bayes", "log_firing_rate": 2.54, "Firing rate": 346.7, "firing_rate": 346.7, "i_spike": 120.0, "isi": 0.02919, "log_isi": -1.535}, {"mouse_code": 3, "neuron_code": 27, "i_trial": 1, "neuron_x_mouse": "6m3bayes", "neuron": 6, "stim": 1, "mouse": "m3bayes", "log_firing_rate": 2.323, "Firing rate": 210.6, "firing_rate": 210.6, "i_spike": 129.0, "isi": 0.02693, "log_isi": -1.57}, {"mouse_code": 3, "neuron_code": 31, "i_trial": 0, "neuron_x_mouse": "7m3bayes", "neuron": 7, "stim": 0, "mouse": "m3bayes", "log_firing_rate": 2.395, "Firing rate": 248.2, "firing_rate": 248.2, "i_spike": 154.0, "isi": 0.0226, "log_isi": -1.646}, {"mouse_code": 3, "neuron_code": 31, "i_trial": 0, "neuron_x_mouse": "7m3bayes", "neuron": 7, "stim": 1, "mouse": "m3bayes", "log_firing_rate": 2.506, "Firing rate": 320.7, "firing_rate": 320.7, "i_spike": 148.5, "isi": 0.02352, "log_isi": -1.629}, {"mouse_code": 3, "neuron_code": 31, "i_trial": 1, "neuron_x_mouse": "7m3bayes", "neuron": 7, "stim": 0, "mouse": "m3bayes", "log_firing_rate": 2.636, "Firing rate": 432.1, "firing_rate": 432.1, "i_spike": 136.5, "isi": 0.02551, "log_isi": -1.593}, {"mouse_code": 3, "neuron_code": 31, "i_trial": 1, "neuron_x_mouse": "7m3bayes", "neuron": 7, "stim": 1, "mouse": "m3bayes", "log_firing_rate": 2.349, "Firing rate": 223.6, "firing_rate": 223.6, "i_spike": 156.0, "isi": 0.0223, "log_isi": -1.652}]}}
